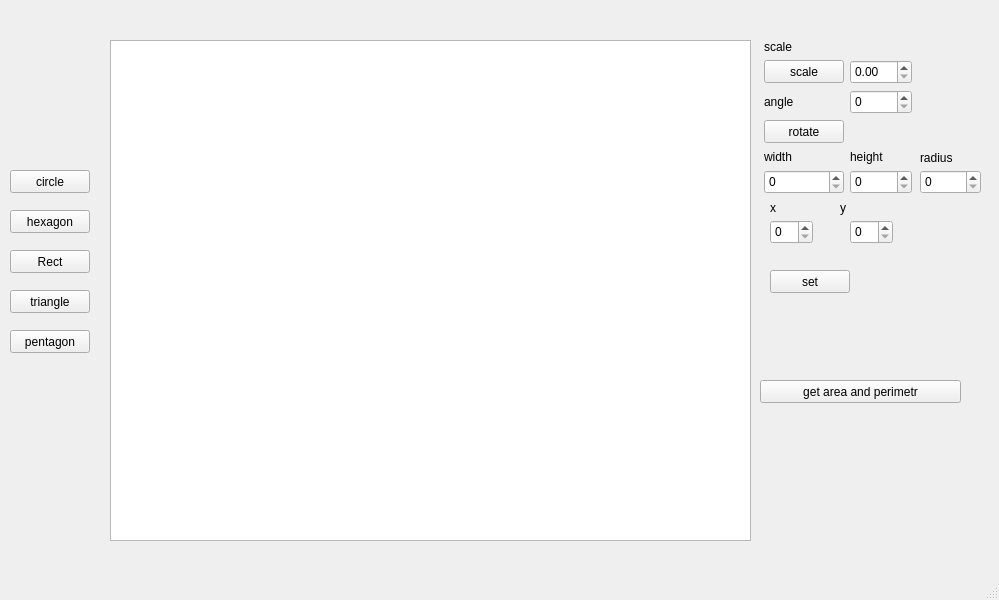
<?xml version="1.0" encoding="UTF-8"?>
<ui version="4.0">
 <class>MainWindow</class>
 <widget class="QMainWindow" name="MainWindow">
  <property name="geometry">
   <rect>
    <x>0</x>
    <y>0</y>
    <width>999</width>
    <height>600</height>
   </rect>
  </property>
  <property name="windowTitle">
   <string>MainWindow</string>
  </property>
  <widget class="QWidget" name="centralwidget">
   <widget class="QGraphicsView" name="graphicsView">
    <property name="geometry">
     <rect>
      <x>110</x>
      <y>40</y>
      <width>641</width>
      <height>501</height>
     </rect>
    </property>
   </widget>
   <widget class="QPushButton" name="rectanglePushButton">
    <property name="geometry">
     <rect>
      <x>10</x>
      <y>250</y>
      <width>80</width>
      <height>23</height>
     </rect>
    </property>
    <property name="text">
     <string>Rect</string>
    </property>
   </widget>
   <widget class="QSpinBox" name="angleSpinBox">
    <property name="geometry">
     <rect>
      <x>850</x>
      <y>90</y>
      <width>62</width>
      <height>24</height>
     </rect>
    </property>
   </widget>
   <widget class="QPushButton" name="rotateButton">
    <property name="geometry">
     <rect>
      <x>764</x>
      <y>120</y>
      <width>80</width>
      <height>23</height>
     </rect>
    </property>
    <property name="text">
     <string>rotate</string>
    </property>
   </widget>
   <widget class="QPushButton" name="scaleButton">
    <property name="geometry">
     <rect>
      <x>764</x>
      <y>60</y>
      <width>80</width>
      <height>23</height>
     </rect>
    </property>
    <property name="text">
     <string>scale</string>
    </property>
   </widget>
   <widget class="QLabel" name="widthLabel">
    <property name="geometry">
     <rect>
      <x>764</x>
      <y>149</y>
      <width>80</width>
      <height>15</height>
     </rect>
    </property>
    <property name="text">
     <string>width</string>
    </property>
   </widget>
   <widget class="QLabel" name="heightLabel">
    <property name="geometry">
     <rect>
      <x>850</x>
      <y>149</y>
      <width>62</width>
      <height>15</height>
     </rect>
    </property>
    <property name="text">
     <string>height</string>
    </property>
   </widget>
   <widget class="QLabel" name="scaleLable">
    <property name="geometry">
     <rect>
      <x>764</x>
      <y>39</y>
      <width>80</width>
      <height>15</height>
     </rect>
    </property>
    <property name="text">
     <string>scale</string>
    </property>
   </widget>
   <widget class="QDoubleSpinBox" name="scaleSpinBox">
    <property name="geometry">
     <rect>
      <x>850</x>
      <y>60</y>
      <width>62</width>
      <height>24</height>
     </rect>
    </property>
   </widget>
   <widget class="QSpinBox" name="widthSpinBox">
    <property name="geometry">
     <rect>
      <x>764</x>
      <y>170</y>
      <width>80</width>
      <height>24</height>
     </rect>
    </property>
   </widget>
   <widget class="QPushButton" name="setPushButton">
    <property name="geometry">
     <rect>
      <x>770</x>
      <y>270</y>
      <width>80</width>
      <height>23</height>
     </rect>
    </property>
    <property name="text">
     <string>set</string>
    </property>
   </widget>
   <widget class="QLabel" name="angleLable">
    <property name="geometry">
     <rect>
      <x>764</x>
      <y>90</y>
      <width>80</width>
      <height>24</height>
     </rect>
    </property>
    <property name="text">
     <string>angle</string>
    </property>
   </widget>
   <widget class="QSpinBox" name="heightSpinBox">
    <property name="geometry">
     <rect>
      <x>850</x>
      <y>170</y>
      <width>62</width>
      <height>24</height>
     </rect>
    </property>
   </widget>
   <widget class="QPushButton" name="trianglePushButton">
    <property name="geometry">
     <rect>
      <x>10</x>
      <y>290</y>
      <width>80</width>
      <height>23</height>
     </rect>
    </property>
    <property name="text">
     <string>triangle</string>
    </property>
   </widget>
   <widget class="QPushButton" name="pentagonPushButton">
    <property name="geometry">
     <rect>
      <x>10</x>
      <y>330</y>
      <width>80</width>
      <height>23</height>
     </rect>
    </property>
    <property name="text">
     <string>pentagon</string>
    </property>
   </widget>
   <widget class="QPushButton" name="hexagonPushButton">
    <property name="geometry">
     <rect>
      <x>10</x>
      <y>210</y>
      <width>80</width>
      <height>23</height>
     </rect>
    </property>
    <property name="text">
     <string>hexagon</string>
    </property>
   </widget>
   <widget class="QPushButton" name="circlePushButton">
    <property name="geometry">
     <rect>
      <x>10</x>
      <y>170</y>
      <width>80</width>
      <height>23</height>
     </rect>
    </property>
    <property name="text">
     <string>circle</string>
    </property>
   </widget>
   <widget class="QPushButton" name="areaPushButton">
    <property name="geometry">
     <rect>
      <x>760</x>
      <y>380</y>
      <width>201</width>
      <height>23</height>
     </rect>
    </property>
    <property name="text">
     <string>get area and perimetr</string>
    </property>
   </widget>
   <widget class="QLabel" name="AreaAndPerimetrLabel">
    <property name="geometry">
     <rect>
      <x>770</x>
      <y>330</y>
      <width>181</width>
      <height>41</height>
     </rect>
    </property>
    <property name="text">
     <string/>
    </property>
   </widget>
   <widget class="QSpinBox" name="radiusSpinBox">
    <property name="geometry">
     <rect>
      <x>920</x>
      <y>170</y>
      <width>61</width>
      <height>24</height>
     </rect>
    </property>
   </widget>
   <widget class="QLabel" name="radiusLabel">
    <property name="geometry">
     <rect>
      <x>920</x>
      <y>150</y>
      <width>57</width>
      <height>15</height>
     </rect>
    </property>
    <property name="text">
     <string>radius</string>
    </property>
   </widget>
   <widget class="QSpinBox" name="XspinBox">
    <property name="geometry">
     <rect>
      <x>770</x>
      <y>220</y>
      <width>43</width>
      <height>24</height>
     </rect>
    </property>
   </widget>
   <widget class="QSpinBox" name="YspinBox">
    <property name="geometry">
     <rect>
      <x>850</x>
      <y>220</y>
      <width>43</width>
      <height>24</height>
     </rect>
    </property>
   </widget>
   <widget class="QLabel" name="xlabel">
    <property name="geometry">
     <rect>
      <x>770</x>
      <y>200</y>
      <width>57</width>
      <height>15</height>
     </rect>
    </property>
    <property name="text">
     <string>x</string>
    </property>
   </widget>
   <widget class="QLabel" name="ylabel">
    <property name="geometry">
     <rect>
      <x>840</x>
      <y>200</y>
      <width>57</width>
      <height>15</height>
     </rect>
    </property>
    <property name="text">
     <string>y</string>
    </property>
   </widget>
  </widget>
  <widget class="QMenuBar" name="menubar">
   <property name="geometry">
    <rect>
     <x>0</x>
     <y>0</y>
     <width>999</width>
     <height>20</height>
    </rect>
   </property>
  </widget>
  <widget class="QStatusBar" name="statusbar"/>
 </widget>
 <resources/>
 <connections/>
</ui>
